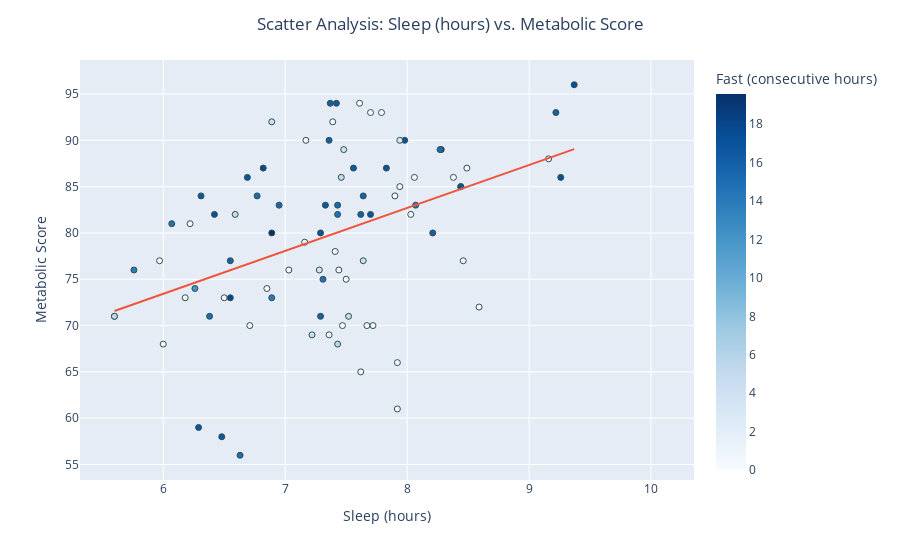

Notebook code for this chart:
### Code cell
fig = pt.plotly_scatter(dataset=rm_outliers, 
                        x_selection="Sleep (hours)",
                        y_selection="Metabolic Score",
                        color_selection="Fast (consecutive hours)",
                        hover=[rm_outliers.index]
                       )
fig.show()

### Figure 1 — Plotly figure (JSON) as saved in the notebook; plotly's stock layout.template omitted (floating-point values rounded to 4 significant figures)
{"data": [{"customdata": [[0], [1], [2], [3], [4], [5], [6], [7], [8], [9], [10], [11], [12], [13], [14], [15], [16], [17], [18], [19], [20], [21], [22], [23], [24], [25], [26], [27], [28], [29], [30], [31], [32], [33], [34], [35], [36], [37], [38], [39], [40], [41], [42], [43], [44], [45], [46], [47], [48], [49], [50], [51], [52], [53], [54], [55], [56], [57], [58], [59], [60], [61], [62], [63], [64], [65], [66], [67], [68], [69], [70], [71], [72], [73], [74], [75], [76], [77], [78], [79], [80], [81], [82], [83], [84], [85], [86], [87], [88], [89], [90], [91], [92], [93], [94], [95], [96], [97], [98], [99], [100], [101], [102], [103], [104], [105], [106], [107], [108], [109], [110]], "hovertemplate": "Sleep (hours)=%{x}<br>Metabolic Score=%{y}<br>index=%{customdata[0]}<br>Fast (consecutive hours)=%{marker.color}<extra></extra>", "legendgroup": "", "marker": {"color": [16.68, 0, 3.5, 13.97, 14, 16, 0, 0, 5, 0, 5.5, 0, 0, 4.5, 4, 15.25, 14.75, 0, 0, 0, 0, 0, 0, 0, 0, 0, 0, 0, 0, 0, 0, 0, 0, 0, 0, 0, 0, 0, 0, 0, 0, 0, 0, 0, 0, 0, 0, 0, 0, 0, 0, 0, 0, 5, 16.83, 15, 16, 17.85, 16, 17.15, 15.85, 19.57, 12.13, 5, 18.5, 14.6, 15.02, 16.9, 16.67, 15.47, 16, 16.05, 17.87, 17.27, 16.93, 5, 16.63, 16.93, 15.02, 0, 0, 6, 16.75, 14.68, 0, 0, 0, 0, 4, 14.33, 0, 0, 0, 4, 15.1, 16.02, 17, 15.25, 13, 0, 4.5, 16.53, 17.33, 16.63, 0, 0, 0, 0, 3, 17.43, 16.17], "coloraxis": "coloraxis", "line": {"color": "DarkSlateGrey", "width": 1}, "symbol": "circle"}, "mode": "markers", "name": "", "orientation": "v", "showlegend": false, "type": "scatter", "x": [6.48, 6, 7.28, 5.76, 6.89, 8.21, 7.41, 8.59, 6.59, 7.36, 7.43, 6.5, 7.92, 7.64, 7.22, 7.43, 6.07, 7.92, 7.44, 5.97, 5.6, 6.85, 7.93, 8.03, 7.78, 8.57, 8.65, 8.19, 8.77, 7.3, 7.09, 8.71, 7.89, 7.8, 8.59, 7.71, 7.81, 7.33, 6.67, 5.78, 9.34, 7.15, 7.96, 7.03, 7.62, 7.16, 8.03, 7.72, 8.46, 7.47, 6.18, 6.71, 7.67, 7.52, 6.29, 6.63, 7.62, 6.55, 7.29, 7.29, 6.55, 6.89, 6.26, 5.6, 8.28, 7.31, 6.77, 7.7, 7.56, 6.95, 7.64, 7.37, 6.82, 6.42, 7.98, 7.46, 7.33, 6.69, 6.38, 8.06, 7.7, 8.44, 8.44, 7.43, 7.9, 9.16, 8.49, 7.79, 7.48, 8.07, 6.22, 7.5, 8.38, 6.89, 8.27, 7.36, 7.83, 6.77, 7.07, 5.65, 10.07, 7.42, 9.26, 6.31, 7.94, 7.17, 7.39, 7.61, 7.94, 9.37, 9.22], "xaxis": "x", "y": [58, 68, 76, 76, 73, 80, 78, 72, 82, 69, 68, 73, 61, 77, 69, 83, 81, 66, 76, 77, 71, 74, null, null, null, null, null, null, null, null, null, null, null, null, null, null, null, null, null, null, null, null, null, 76, 65, 79, 82, 70, 77, 70, 73, 70, 70, 71, 59, 56, 82, 73, 71, 80, 77, 80, 74, 71, 89, 75, 84, 82, 87, 83, 84, 94, 87, 82, 90, 86, 83, 86, 71, 86, 93, 85, 85, 82, 84, 88, 87, 93, 89, 83, 81, 75, 86, 92, 89, 90, 87, null, null, null, null, 94, 86, 84, 85, 90, 92, 94, 90, 96, 93], "yaxis": "y"}, {"hovertemplate": "<b>OLS trendline</b><br>Metabolic Score = 4.63414 * Sleep (hours) + 45.6223<br>R<sup>2</sup>=0.177025<br><br>Sleep (hours)=%{x}<br>Metabolic Score=%{y} <b>(trend)</b><extra></extra>", "legendgroup": "", "marker": {"line": {"color": "DarkSlateGrey", "width": 1}, "symbol": "circle"}, "mode": "lines", "name": "", "showlegend": false, "type": "scatter", "x": [5.6, 5.6, 5.76, 5.97, 6, 6.07, 6.18, 6.22, 6.26, 6.29, 6.31, 6.38, 6.42, 6.48, 6.5, 6.55, 6.55, 6.59, 6.63, 6.69, 6.71, 6.77, 6.82, 6.85, 6.89, 6.89, 6.89, 6.95, 7.03, 7.16, 7.17, 7.22, 7.28, 7.29, 7.29, 7.31, 7.33, 7.36, 7.36, 7.37, 7.39, 7.41, 7.42, 7.43, 7.43, 7.43, 7.44, 7.46, 7.47, 7.48, 7.5, 7.52, 7.56, 7.61, 7.62, 7.62, 7.64, 7.64, 7.67, 7.7, 7.7, 7.72, 7.79, 7.83, 7.9, 7.92, 7.92, 7.94, 7.94, 7.98, 8.03, 8.06, 8.07, 8.21, 8.27, 8.28, 8.38, 8.44, 8.44, 8.46, 8.49, 8.59, 9.16, 9.22, 9.26, 9.37], "xaxis": "x", "y": [71.57, 71.57, 72.31, 73.29, 73.43, 73.75, 74.26, 74.45, 74.63, 74.77, 74.86, 75.19, 75.37, 75.65, 75.74, 75.98, 75.98, 76.16, 76.35, 76.62, 76.72, 77.0, 77.23, 77.37, 77.55, 77.55, 77.55, 77.83, 78.2, 78.8, 78.85, 79.08, 79.36, 79.41, 79.41, 79.5, 79.59, 79.73, 79.73, 79.78, 79.87, 79.96, 80.01, 80.05, 80.05, 80.05, 80.1, 80.19, 80.24, 80.29, 80.38, 80.47, 80.66, 80.89, 80.93, 80.93, 81.03, 81.03, 81.17, 81.31, 81.31, 81.4, 81.72, 81.91, 82.23, 82.32, 82.32, 82.42, 82.42, 82.6, 82.83, 82.97, 83.02, 83.67, 83.95, 83.99, 84.46, 84.73, 84.73, 84.83, 84.97, 85.43, 88.07, 88.35, 88.53, 89.04], "yaxis": "y"}], "layout": {"autosize": true, "coloraxis": {"colorbar": {"title": {"text": "Fast (consecutive hours)"}}, "colorscale": [[0, "rgb(247,251,255)"], [0.125, "rgb(222,235,247)"], [0.25, "rgb(198,219,239)"], [0.375, "rgb(158,202,225)"], [0.5, "rgb(107,174,214)"], [0.625, "rgb(66,146,198)"], [0.75, "rgb(33,113,181)"], [0.875, "rgb(8,81,156)"], [1, "rgb(8,48,107)"]]}, "legend": {"tracegroupgap": 0}, "margin": {"t": 60}, "title": {"text": "Scatter Analysis: Sleep (hours) vs. Metabolic Score", "x": 0.5}, "xaxis": {"anchor": "y", "autorange": true, "domain": [0, 1], "range": [5.329, 10.34], "title": {"text": "Sleep (hours)"}, "type": "linear"}, "yaxis": {"anchor": "x", "autorange": true, "domain": [0, 1], "range": [53.16, 98.84], "title": {"text": "Metabolic Score"}, "type": "linear"}}}
